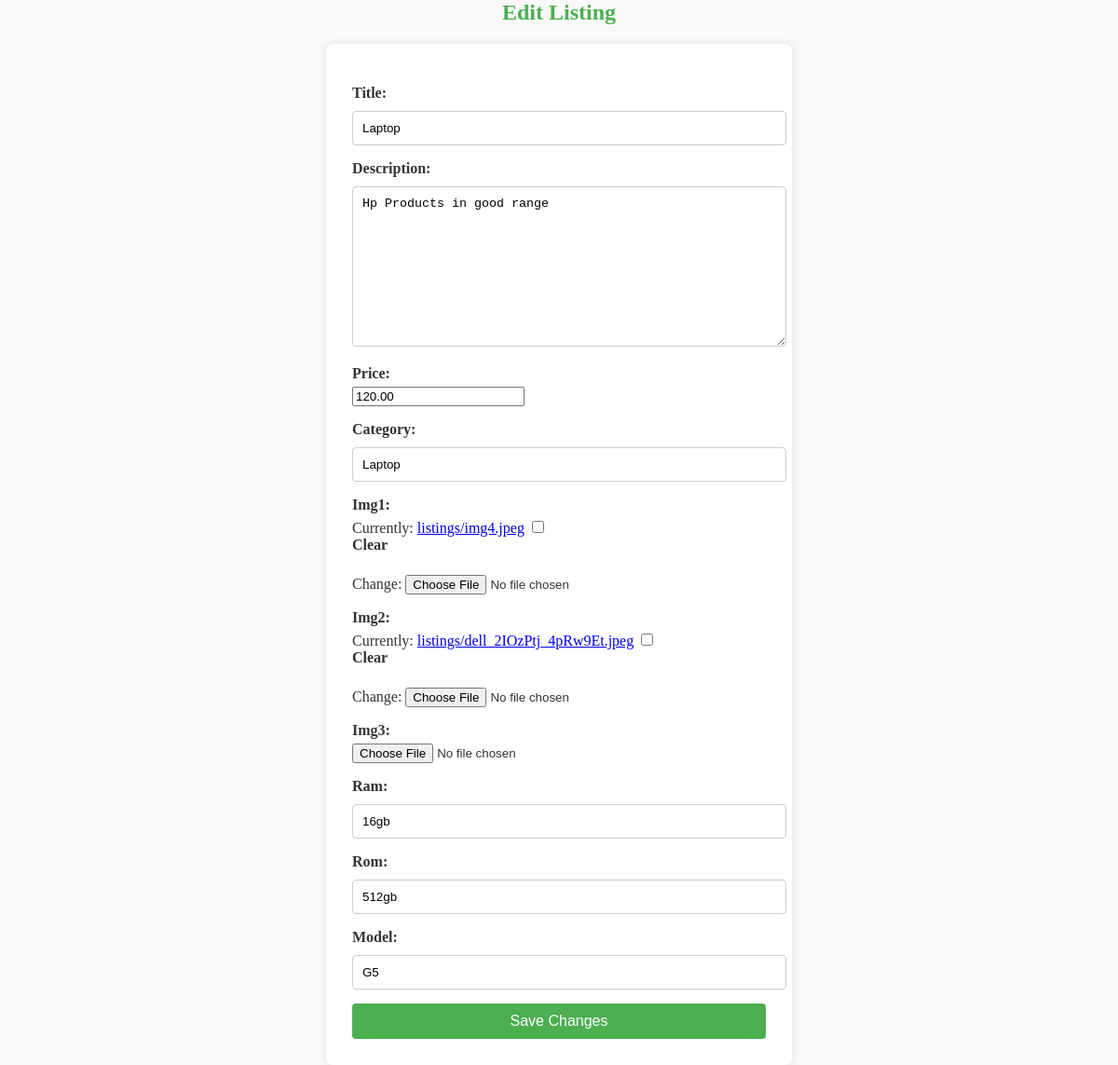
The page /seller/edit-listing/1/ on the database its author committed.
### accounts/models.py (models this page shows, shortened)
class Listing(models.Model):
    seller = models.ForeignKey(settings.AUTH_USER_MODEL, on_delete=models.CASCADE)
    title = models.CharField(max_length=100)
    description = models.TextField()
    price = models.DecimalField(max_digits=10, decimal_places=2)
    category = models.CharField(max_length=50)
    img1 = models.ImageField(upload_to='listings/', blank=True, null=True)
    img2 = models.ImageField(upload_to='listings/', blank=True, null=True)
    img3 = models.ImageField(upload_to='listings/', blank=True, null=True)
    ram = models.CharField(max_length=20, blank=True)
    rom = models.CharField(max_length=20, blank=True)
    model = models.CharField(max_length=50, blank=True)

### accounts/views.py (the view)
# urls.py: path('seller/edit-listing/<int:listing_id>/', views.edit_listing, name='edit_listing'),
def edit_listing(request, listing_id):
    listing = get_object_or_404(Listing, id=listing_id)
    if request.method == 'POST':
        form = ListingForm(request.POST, request.FILES, instance=listing)
        if form.is_valid():
            form.save()
            return redirect('seller_dashboard')
    else:
        form = ListingForm(instance=listing)
    return render(request, 'accounts/edit_listing.html', {'form': form})

### accounts/forms.py
class ListingForm(forms.ModelForm):
    class Meta:
        model = Listing
        fields = ['title', 'description', 'price', 'category', 'img1', 'img2', 'img3', 'ram', 'rom', 'model']

### accounts/templates/accounts/edit_listing.html (shortened to what this page needs)
<!DOCTYPE html>
<html lang="en">
<head>
</head>
<body>
    <h2>Edit Listing</h2>
    <form method="post" enctype="multipart/form-data">
        {{ form.as_p }}
        <button type="submit">Save Changes</button>
    </form>
</body>
</html>

### rows shown on the page
Listing: title "Laptop", description "Hp Products in good range", price "120.00", category "Laptop", ram "16gb", rom "512gb", model "G5"
